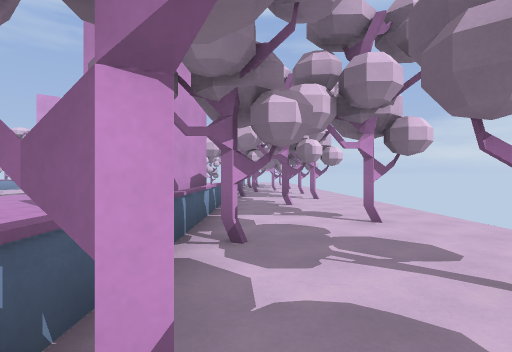
view 1 (above)

21 first-person views from a walk through a 3-D level made in the Godot game engine. The camera is 1.4 m above the floor, looks level and sees 80° across. The floor is counted in squares, 2 m on a side. Each view is taken from the middle of a square. On the plan, view 1 faces up. The plan holds only what a view shows up to about 10 squares ahead; the rest is blank. The place goes on beyond the plan. Flat picture figures and markers are left out.

view 2
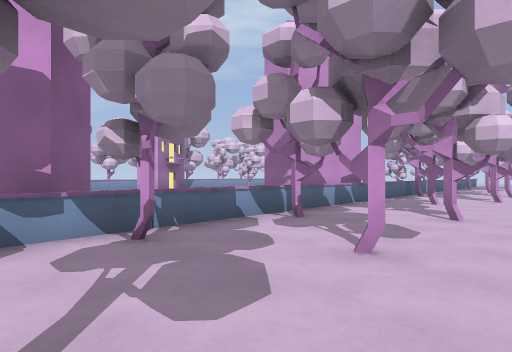

view 3
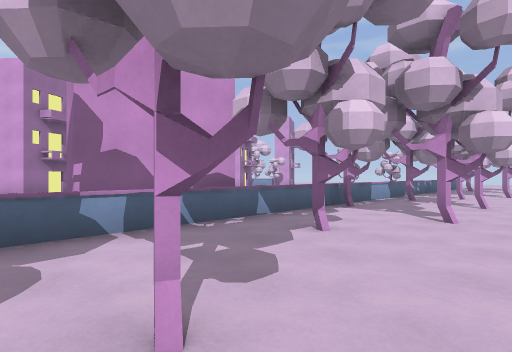

view 4
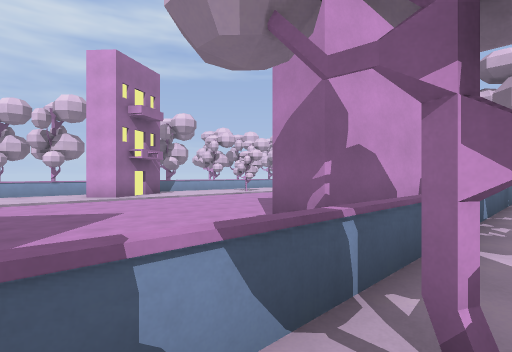

view 5
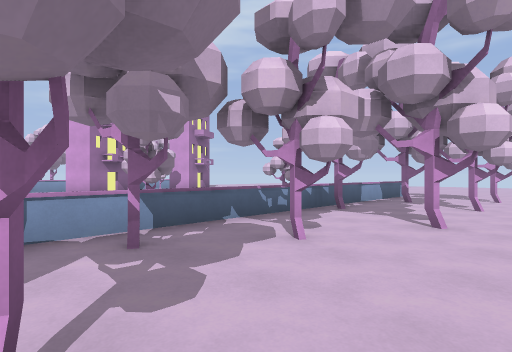

view 6
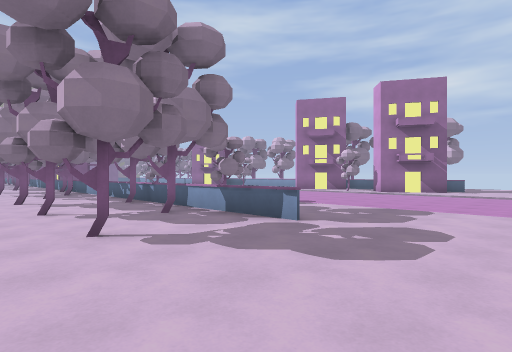

view 7
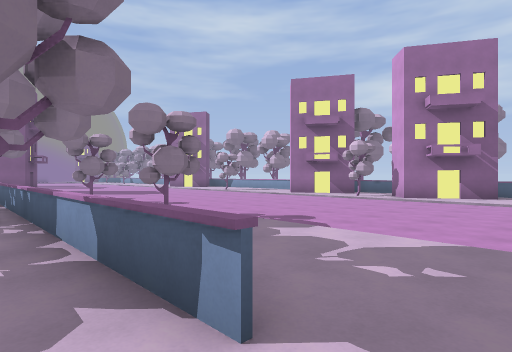

view 8
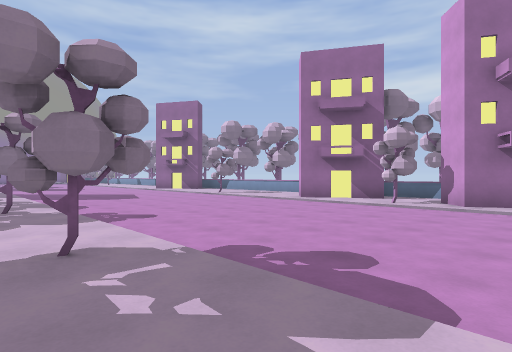

view 9
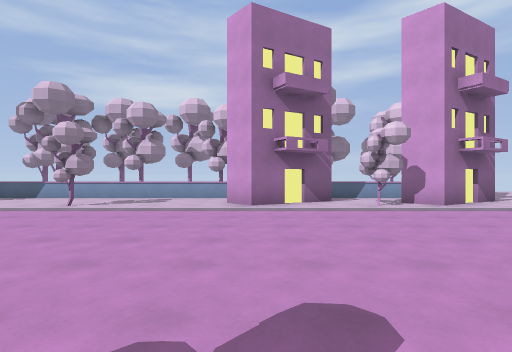

view 10
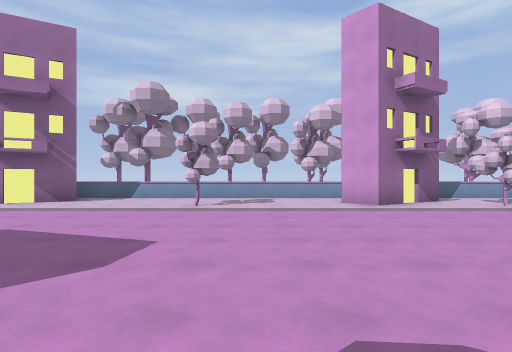

view 11
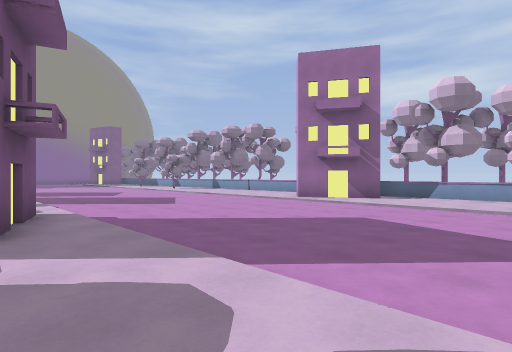

view 12
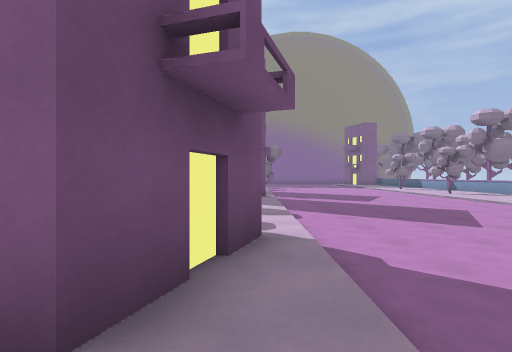

view 13
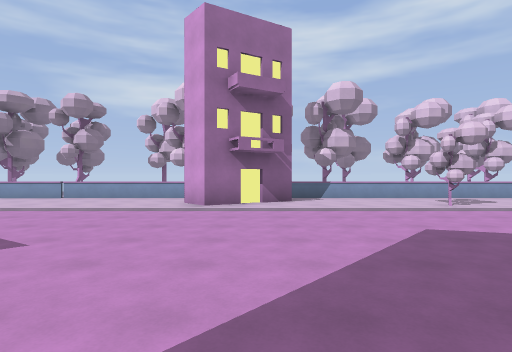

view 14
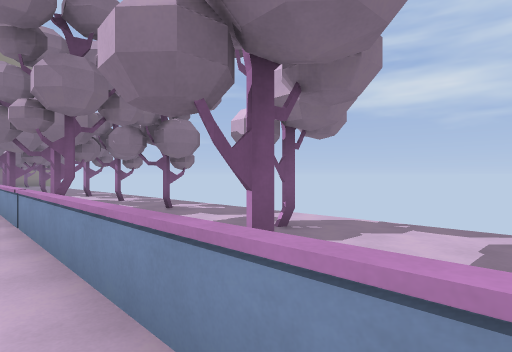

view 15
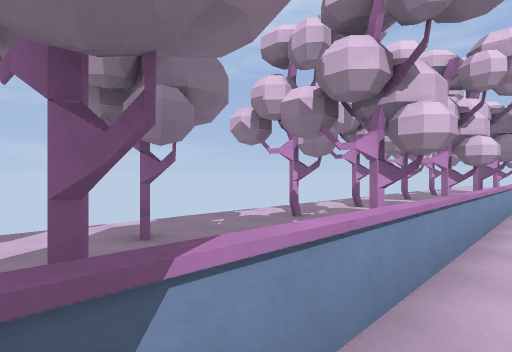

view 16
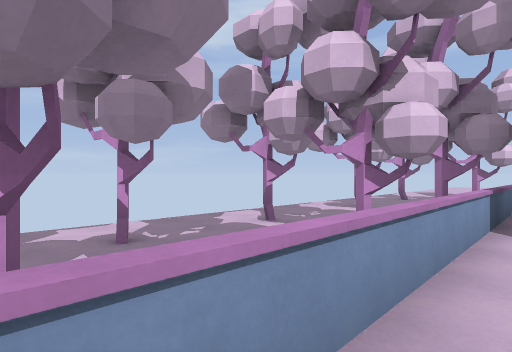

view 17
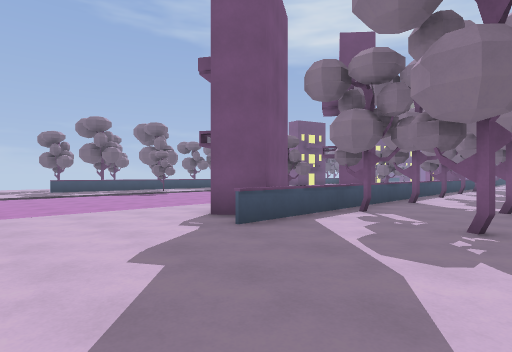

view 18
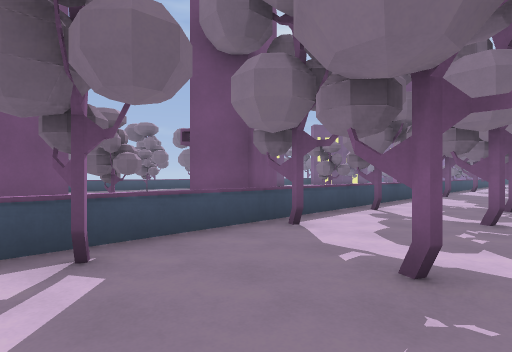

view 19
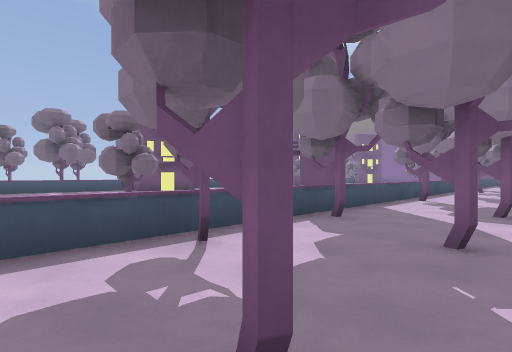

view 20
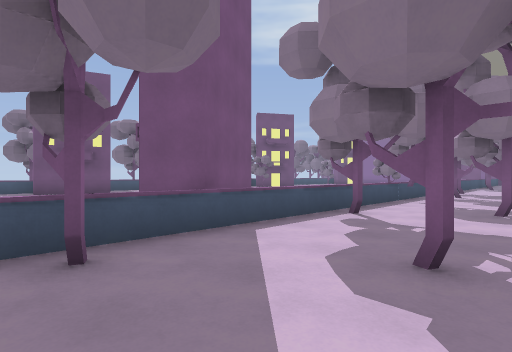

view 21
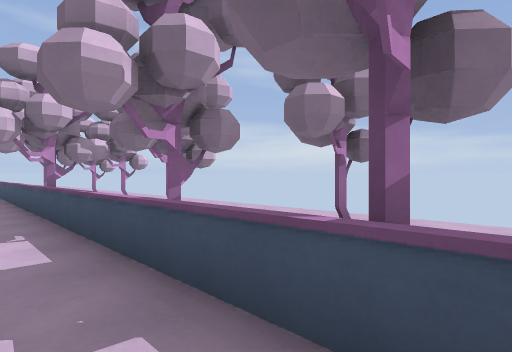

### Floor plan
Key: @ floor where view 1 was taken; # wall or solid block; x gap in a wall; . floor; = window, fence, low wall or low ledge.
Columns run from 16 left of view 1 to 3 right of it. Each row starts with its distance up from view 1.
 26 ......        ......
 25 ....................
 24 ....................
 23 ...=...........=....
 22 .#.=##.........=..#.
 21 ...=##.........=#...
 20 ...###.........=..#
 19 .#.=###......#.=...
 18 ...=#..........=....
 17 ...=##.........=..#.
 16 .#.=.#.........=....
 15 ...#.........#.=.#..
 14 ...=...........=....
 13 .#.=...........=#...
 12 ...=..#........=..#.
 11 .#.=...........=....
 10 ...=...........=....
  9 ...#...........=..#.
  8 .#.=#..........#.#..
  7 ...=##........##....
  6 ...=.#.......##=....
  5 ...#.......... =..#.
  4 ...=.......... =....
  3 .#.=.......... =#...
  2 ...=.......... =..#.
  1 ...=.......... =....
  0 x..=..........##@...
 -1 ..#= ........ #=.. .

Where each view was taken, in squares from view 1:
view 1: 0 up, 0 right, facing up
view 2: 1 down, 3 right, facing up-left
view 3: 4 up, 3 right, facing up-left
view 4: 2 up, 0 right, facing up-left
view 5: 12 up, 3 right, facing up-left
view 6: 26 up, 3 right, facing down-left
view 7: 24 up, 0 right, facing down-left
view 8: 22 up, 2 left, facing down-left
view 9: 16 up, 3 left, facing left
view 10: 13 up, 3 left, facing left
view 11: 12 up, 2 left, facing down-left
view 12: 9 up, 3 left, facing down
view 13: 7 up, 3 left, facing left
view 14: 6 up, 12 left, facing down-left
view 15: 9 up, 12 left, facing up-left
view 16: 12 up, 12 left, facing up-left
view 17: 26 up, 16 left, facing down-right
view 18: 21 up, 16 left, facing down-right
view 19: 14 up, 16 left, facing down-right
view 20: 10 up, 16 left, facing down-right
view 21: 10 up, 2 left, facing up-right
